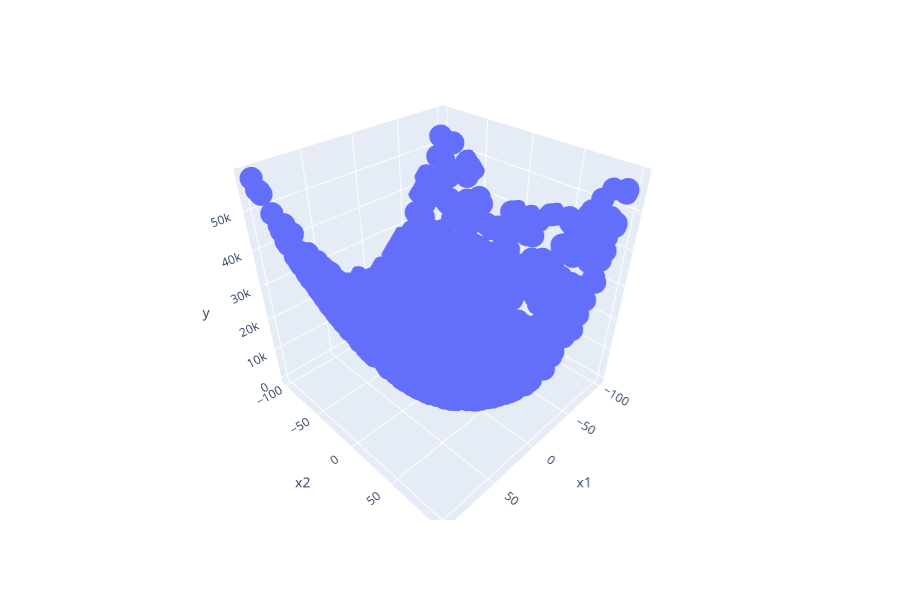

Here is the notebook cell this chart was saved with:
### Markdown cell above
# Gradient Descent: Part II

In chapter 3, we looked through the basic idea of gradient descent and how it can help to find the optimal point for a given function. In this chapter, I will walk through how the algorithm we developed in chapter 3 can be used for linear regression. However, this transition is quite a jump in thought process. Essentially, spend some time thinking about the the following challenge. 
 
<div style="background:lightyellow; padding:5px;">
In chapter 3, we knew the function for which we were exploring the optimal point. But in the case of linear regression we only have bunch of data points (X, y) and we trying to estimate the underlying function that leads to y given a set of parameters X. So, one has to think about
<ol>
    <li>how this related to miminization problem?, and </li>
    <li>2. what function are we trying to minimize?</li>
</ol>
</div>
If you have skipped Chapter 1 or forgot the details, this might be a great time to review it. As I said earlier, the objective of linear regression is to estimate the underlying function that given a set of parameters X can generate y. As I discussed in chapter 1, one can come up with any random function but how do we evaluate the validate that this is a reasonalable function. One of the evaluation metric discussed in chapter 1 is **Mean Square Error or MSE**. It's the mean square distance between the predicted and actual target value. Mathematically, it is written as:

$$ MSE = \frac{1}{m}\sum_{i=1}^{m}(y_i - \hat{y_i})^2 $$

where
* $m$ represents number of data points
* $\hat{y_i}$ represents predicted target value
* $y_i$ represents actual target value

if MSE is a good metric to evaluate the quality of a model, a natural thought would be why not focus on building a model that minimizes MSE. Great, atleast now we are talking about some minimization problem and also have a function, MSE, that is differentiable. Thus, we can leverage Gradient descent algorithm. But still there is a problem. $m$ and $y_i$ are known values from the given dataset but we don't know how to compute $\hat{y_i}$. This is where linear regression gets interesting. We can compute $\hat{y_i}$ using random function as long as it's a linear combination of input parameters (though the parameters themselves can be exponential, log, etc). To make this understanding concrete, let's assume we have 1000 data points with the underlying function being $y = 4x_1^2 + 2x_2^2 + \$. 


try to show how the idea of gradient descent can be used in linear regression. Broadly speaking, in linear regression we have bunch of observations and we want to discover the underlying function that has generated these observations. For instance, similar to previous

### Code cell
from numpy.random import normal
import pandas as pd
import random

dataDF = pd.DataFrame({
  'x1':  [random.randint(-100, 100) for x in range(1000)],
  'x2':  [random.randint(-100, 100) for x in range(1000)],    
  'noise': list(normal(loc=0.0, scale=2, size=1000))  
})
dataDF['y'] = 4 * dataDF['x1']**2 + 2 * dataDF['x2']**2 + dataDF['noise']

import plotly.express as px
fig = px.scatter_3d(dataDF, x='x1', y='x2', z='y')
fig.show()

### Figure 1 — Plotly figure (JSON) as saved in the notebook; plotly's stock layout.template omitted (floating-point values rounded to 4 significant figures; data arrays with more than 128 entries replaced by an {"elided": "..."} marker saying what was removed)
{"data": [{"hoverlabel": {"namelength": 0}, "hovertemplate": "x1=%{x}<br>x2=%{y}<br>y=%{z}", "legendgroup": "", "marker": {"color": "#636efa", "symbol": "circle"}, "mode": "markers", "name": "", "scene": "scene", "showlegend": false, "type": "scatter3d", "x": {"elided": "1000 int values"}, "y": {"elided": "1000 int values"}, "z": {"elided": "1000 float values"}}], "layout": {"height": 600, "legend": {"tracegroupgap": 0}, "margin": {"t": 60}, "scene": {"domain": {"x": [0, 0.98], "y": [0, 1]}, "xaxis": {"title": {"text": "x1"}}, "yaxis": {"title": {"text": "x2"}}, "zaxis": {"title": {"text": "y"}}}}}
